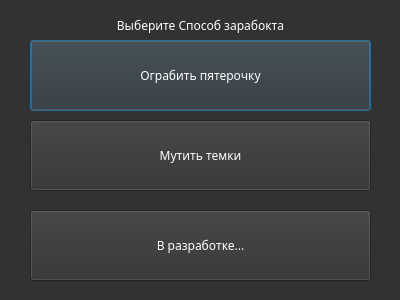
<?xml version="1.0" encoding="UTF-8"?>
<ui version="4.0">
 <class>Dialog</class>
 <widget class="QDialog" name="Dialog">
  <property name="geometry">
   <rect>
    <x>0</x>
    <y>0</y>
    <width>400</width>
    <height>300</height>
   </rect>
  </property>
  <property name="windowTitle">
   <string>Способ зарабокта</string>
  </property>
  <property name="styleSheet">
   <string notr="true">background-color: #323232;
font-family: Tacticalbit;</string>
  </property>
  <widget class="QPushButton" name="DpushButton">
   <property name="geometry">
    <rect>
     <x>30</x>
     <y>40</y>
     <width>341</width>
     <height>71</height>
    </rect>
   </property>
   <property name="styleSheet">
    <string notr="true">color: white;</string>
   </property>
   <property name="text">
    <string>Ограбить пятерочку</string>
   </property>
  </widget>
  <widget class="QPushButton" name="DpushButton_2">
   <property name="geometry">
    <rect>
     <x>30</x>
     <y>120</y>
     <width>341</width>
     <height>71</height>
    </rect>
   </property>
   <property name="styleSheet">
    <string notr="true">color: white;</string>
   </property>
   <property name="text">
    <string>Мутить темки</string>
   </property>
  </widget>
  <widget class="QPushButton" name="DpushButton_3">
   <property name="geometry">
    <rect>
     <x>30</x>
     <y>210</y>
     <width>341</width>
     <height>71</height>
    </rect>
   </property>
   <property name="styleSheet">
    <string notr="true">color: white;</string>
   </property>
   <property name="text">
    <string>В разработке...</string>
   </property>
  </widget>
  <widget class="QLabel" name="Dlabel">
   <property name="geometry">
    <rect>
     <x>30</x>
     <y>15</y>
     <width>341</width>
     <height>21</height>
    </rect>
   </property>
   <property name="styleSheet">
    <string notr="true">color: white;
background-color: None;
border: None;</string>
   </property>
   <property name="text">
    <string>Выберите Способ зарабокта</string>
   </property>
   <property name="alignment">
    <set>Qt::AlignCenter</set>
   </property>
  </widget>
 </widget>
 <resources/>
 <connections/>
</ui>
